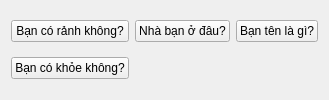
                   <widget class="QWidget" name="tab_5">
                    <attribute name="title">
                     <string>Câu hỏi</string>
                    </attribute>
                    <layout class="QGridLayout" name="gridLayout_4">
                     <item row="0" column="1">
                      <widget class="QPushButton" name="exBtn11">
                       <property name="text">
                        <string>Nhà bạn ở đâu?</string>
                       </property>
                      </widget>
                     </item>
                     <item row="1" column="0">
                      <widget class="QPushButton" name="pushButton_18">
                       <property name="text">
                        <string>Bạn có khỏe không?</string>
                       </property>
                      </widget>
                     </item>
                     <item row="0" column="0">
                      <widget class="QPushButton" name="exBtn10">
                       <property name="text">
                        <string>Bạn có rảnh không?</string>
                       </property>
                      </widget>
                     </item>
                     <item row="0" column="2">
                      <widget class="QPushButton" name="exBtn12">
                       <property name="text">
                        <string>Bạn tên là gì?</string>
                       </property>
                      </widget>
                     </item>
                    </layout>
                   </widget>
